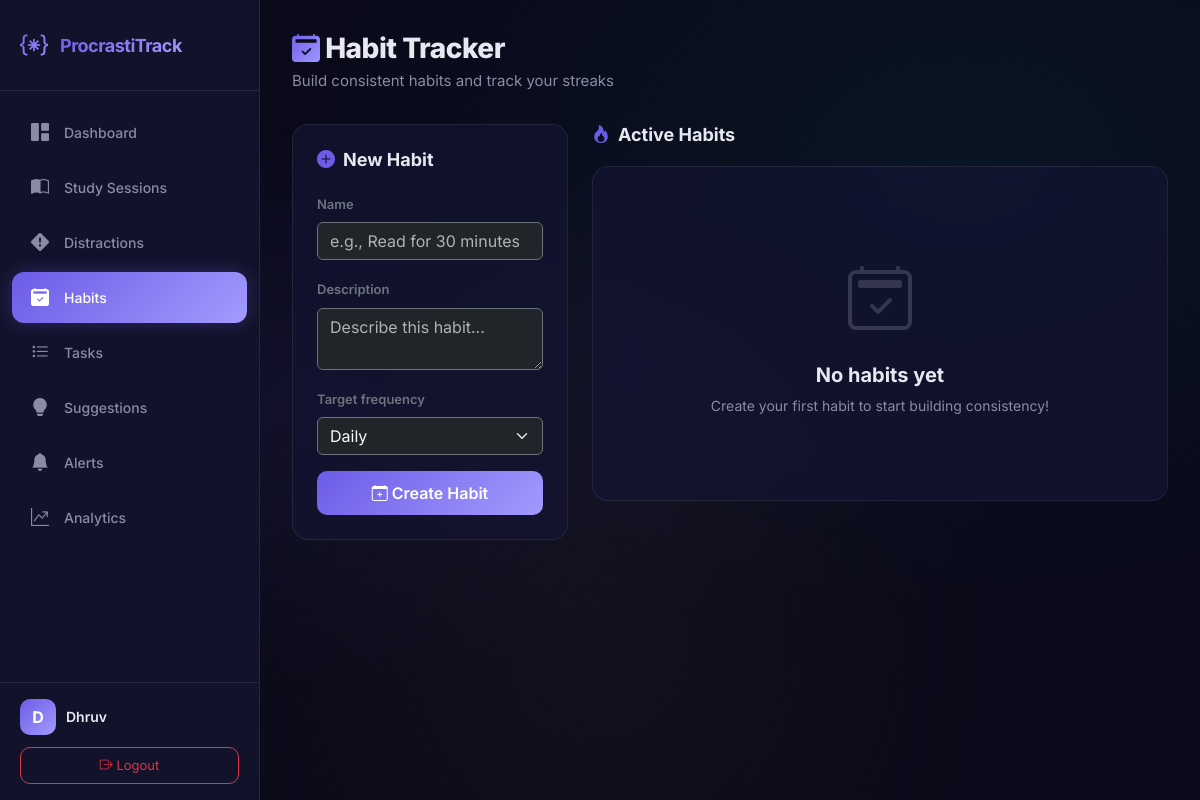
Page /habits/ (signed in) on the earlier database version.
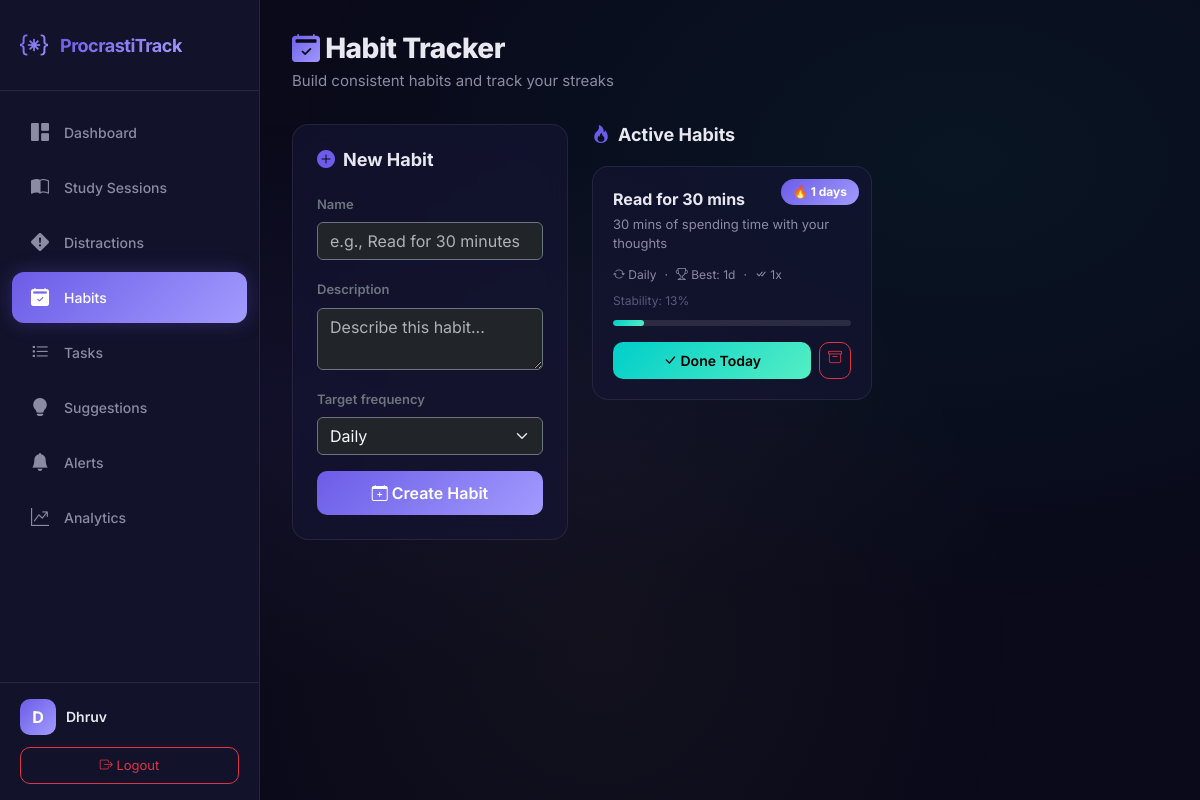
Same page on the later database version.
### analyzer/models.py (models this page shows, shortened)
class Habit(models.Model):
    FREQUENCY_CHOICES = [
        ('daily', 'Daily'),
        ('weekly', 'Weekly'),
        ('custom', 'Custom'),
    ]
    user = models.ForeignKey(User, on_delete=models.CASCADE, related_name='habits')
    name = models.CharField(max_length=200)
    description = models.TextField(blank=True, null=True)
    target_frequency = models.CharField(max_length=20, choices=FREQUENCY_CHOICES, default='daily')
    current_streak = models.PositiveIntegerField(default=0)
    longest_streak = models.PositiveIntegerField(default=0)
    total_completions = models.PositiveIntegerField(default=0)
    last_completed = models.DateField(blank=True, null=True)
    is_active = models.BooleanField(default=True)
    created_at = models.DateTimeField(auto_now_add=True)
    @property
    def stability_score(self):
        if self.total_completions == 0:
            return 0
        days_since_creation = max((timezone.now().date() - self.created_at.date()).days, 1)
        if self.target_frequency == 'daily':
            expected = days_since_creation
        elif self.target_frequency == 'weekly':
            expected = max(days_since_creation // 7, 1)
        else:
            expected = max(days_since_creation // 3, 1)
        consistency = min(self.total_completions / expected, 1.0)
        streak_bonus = min(self.current_streak / 30, 0.3)  # Max 30% bonus for 30-day streak
        return min(round((consistency + streak_bonus) * 100), 100)
    class Meta:
        ordering = ['-current_streak']

### analyzer/views.py (the view)
# urls.py: path('habits/', views.habits_view, name='habits'),
@login_required
def habits_view(request):
    if request.method == 'POST':
        form = HabitForm(request.POST)
        if form.is_valid():
            habit = form.save(commit=False)
            habit.user = request.user
            habit.save()
            messages.success(request, f"Habit '{habit.name}' created!")
            return redirect('habits')
    else:
        form = HabitForm()
    habits = Habit.objects.filter(user=request.user, is_active=True)
    return render(request, 'analyzer/habits.html', {
        'form': form,
        'habits': habits,
    })

### analyzer/forms.py
class HabitForm(forms.ModelForm):
    class Meta:
        model = Habit
        fields = ['name', 'description', 'target_frequency']
        widgets = {
            'name': forms.TextInput(attrs={
                'class': 'form-control bg-dark text-light border-secondary',
                'placeholder': 'e.g., Read for 30 minutes'
            }),
            'description': forms.Textarea(attrs={
                'class': 'form-control bg-dark text-light border-secondary',
                'rows': 2,
                'placeholder': 'Describe this habit...'
            }),
            'target_frequency': forms.Select(attrs={
                'class': 'form-select bg-dark text-light border-secondary'
            }),
        }

### analyzer/templates/analyzer/habits.html (shortened to what this page needs)
{% extends 'analyzer/base.html' %}
{% block content %}
<div class="page-header slide-up">
    <h1><i class="bi bi-calendar2-check-fill text-gradient"></i> Habit Tracker</h1>
    <p>Build consistent habits and track your streaks</p>
</div>
<div class="row g-4">
    <div class="col-lg-4">
        <div class="glass-card-static slide-up">
            <h3 class="section-title"><i class="bi bi-plus-circle-fill"></i> New Habit</h3>
            <form method="POST" id="habit-form">
                {% for field in form %}
                <div class="mb-3">
                    <label for="{{ field.id_for_label }}" class="form-label text-secondary" style="font-size:13px;font-weight:600;">{{ field.label }}</label>
                    {{ field }}
                </div>
                {% endfor %}
                <button type="submit" class="btn btn-primary w-100" id="submit-habit">
                    <i class="bi bi-calendar-plus"></i> Create Habit
                </button>
            </form>
        </div>
    </div>
    <div class="col-lg-8">
        <h3 class="section-title slide-up"><i class="bi bi-fire"></i> Active Habits</h3>
        {% if habits %}
        <div class="row g-3">
            {% for habit in habits %}
            <div class="col-md-6">
                <div class="habit-card slide-up" id="habit-{{ habit.pk }}">
                    <span class="streak-badge">🔥 {{ habit.current_streak }} days</span>
                    <div class="habit-name">{{ habit.name }}</div>
                    <div class="habit-desc">{{ habit.description|default:"No description" }}</div>
                    <div class="d-flex align-items-center gap-2 mb-2" style="font-size:12px;color:var(--text-secondary);">
                        <span><i class="bi bi-arrow-repeat"></i> {{ habit.get_target_frequency_display }}</span>
                        <span>·</span>
                        <span><i class="bi bi-trophy"></i> Best: {{ habit.longest_streak }}d</span>
                        <span>·</span>
                        <span><i class="bi bi-check-all"></i> {{ habit.total_completions }}x</span>
                    </div>
                    <div class="d-flex align-items-center justify-content-between" style="font-size:12px;">
                        <span style="color:var(--text-muted);">Stability: {{ habit.stability_score }}%</span>
                    </div>
                    <div class="stability-bar">
                        <div class="fill" style="width:{{ habit.stability_score }}%;"></div>
                    </div>
                    <div class="d-flex gap-2 mt-3">
                        <button class="btn btn-success-custom btn-sm flex-grow-1 complete-habit-btn"
                                data-habit-id="{{ habit.pk }}" id="complete-habit-{{ habit.pk }}">
                            <i class="bi bi-check-lg"></i> Done Today
                        </button>
                        <a href="{% url 'delete_habit' habit.pk %}" class="btn btn-sm btn-outline-danger"
                           style="border-radius:10px;" onclick="return confirm('Archive this habit?')">
                            <i class="bi bi-archive"></i>
                        </a>
                    </div>
                </div>
            </div>
            {% endfor %}
        </div>
        {% else %}
        <div class="glass-card-static">
            <div class="empty-state">
                <div class="empty-icon"><i class="bi bi-calendar2-check"></i></div>
                <h3>No habits yet</h3>
                <p>Create your first habit to start building consistency!</p>
            </div>
        </div>
        {% endif %}
    </div>
</div>
{% endblock %}

### analyzer/templates/analyzer/base.html (shortened to what this page needs)
{% load static %}
{% load analyzer_extras %}
<!DOCTYPE html>
<html lang="en" data-bs-theme="dark">
<head>
    <link href="https://cdn.jsdelivr.net/npm/bootstrap@5.3.3/dist/css/bootstrap.min.css" rel="stylesheet">
    <link href="https://cdn.jsdelivr.net/npm/bootstrap-icons@1.11.3/font/bootstrap-icons.min.css" rel="stylesheet">
    <link rel="stylesheet" href="{% static 'analyzer/css/style.css' %}">
</head>
<body>
    {% if user.is_authenticated %}
    <nav id="sidebar" class="sidebar">
        <div class="sidebar-brand">
            <i class="bi bi-braces-asterisk brand-icon"></i>
            <span class="brand-text">ProcrastiTrack</span>
        </div>
        <ul class="sidebar-nav">
            <li class="nav-item">
                <a href="{% url 'dashboard' %}" class="nav-link {% if request.resolver_match.url_name == 'dashboard' %}active{% endif %}" id="nav-dashboard">
                    <i class="bi bi-grid-1x2-fill"></i>
                    <span>Dashboard</span>
                </a>
            </li>
            <li class="nav-item">
                <a href="{% url 'study_sessions' %}" class="nav-link {% if request.resolver_match.url_name == 'study_sessions' %}active{% endif %}" id="nav-sessions">
                    <i class="bi bi-book-half"></i>
                    <span>Study Sessions</span>
                </a>
            </li>
            <li class="nav-item">
                <a href="{% url 'distractions' %}" class="nav-link {% if request.resolver_match.url_name == 'distractions' %}active{% endif %}" id="nav-distractions">
                    <i class="bi bi-exclamation-diamond-fill"></i>
                    <span>Distractions</span>
                </a>
            </li>
            <li class="nav-item">
                <a href="{% url 'habits' %}" class="nav-link {% if request.resolver_match.url_name == 'habits' %}active{% endif %}" id="nav-habits">
                    <i class="bi bi-calendar2-check-fill"></i>
                    <span>Habits</span>
                </a>
            </li>
            <li class="nav-item">
                <a href="{% url 'tasks' %}" class="nav-link {% if request.resolver_match.url_name == 'tasks' %}active{% endif %}" id="nav-tasks">
                    <i class="bi bi-list-task"></i>
                    <span>Tasks</span>
                </a>
            </li>
            <li class="nav-item">
                <a href="{% url 'suggestions' %}" class="nav-link {% if request.resolver_match.url_name == 'suggestions' %}active{% endif %}" id="nav-suggestions">
                    <i class="bi bi-lightbulb-fill"></i>
                    <span>Suggestions</span>
                </a>
            </li>
            <li class="nav-item">
                <a href="{% url 'alerts' %}" class="nav-link {% if request.resolver_match.url_name == 'alerts' %}active{% endif %}" id="nav-alerts">
                    <i class="bi bi-bell-fill"></i>
                    <span>Alerts</span>
                </a>
            </li>
            <li class="nav-item">
                <a href="{% url 'analytics' %}" class="nav-link {% if request.resolver_match.url_name == 'analytics' %}active{% endif %}" id="nav-analytics">
                    <i class="bi bi-graph-up-arrow"></i>
                    <span>Analytics</span>
                </a>
            </li>
        </ul>
        <div class="sidebar-footer">
            <div class="user-info">
                <div class="user-avatar">{{ user.username|make_list|first|upper }}</div>
                <span class="user-name">{{ user.username }}</span>
            </div>
            <a href="{% url 'logout' %}" class="btn btn-outline-danger btn-sm logout-btn" id="logout-btn">
                <i class="bi bi-box-arrow-right"></i> Logout
            </a>
        </div>
    </nav>
    <main class="main-content">
        {% block content %}{% endblock %}
    </main>
    {% endif %}
</body>
</html>

Differences in the rows shown:
added Habit: current_streak "1", name "Read for 30 mins", description "30 mins of spending time with your thoughts", target_frequency "Daily", longest_streak "1", total_completions "1", stability_score "13"
Other differences:
text no longer shown: "No habits yet Create your first habit to start building consistency!"
